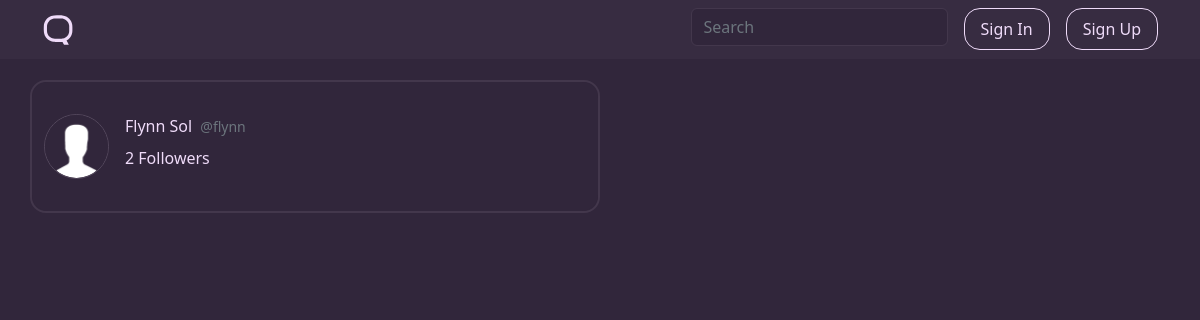
/u/Schmee/following, run on an earlier commit of the app's database.
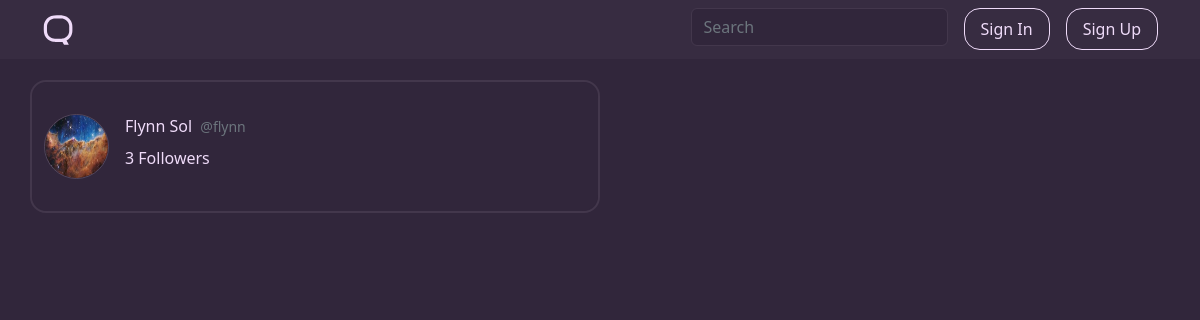
And on a later commit of the database.
### qwippit/models.py (models this page shows, shortened)
class User(db.Model, UserMixin):
    id = db.Column(db.Integer, primary_key=True)
    username = db.Column(db.String(16), unique=True, nullable=False)
    displayname = db.Column(db.String(20), nullable=False)
    email = db.Column(db.String(120), unique=True, nullable=False)
    bio = db.Column(db.String(256))
    image_file = db.Column(db.String(20), nullable=False, default='default.png')
    banner_file = db.Column(db.String(20), nullable=False, default='default.png')
    password = db.Column(db.String(60), nullable=False)
    emailverified = db.Column(db.Boolean(), nullable=False, default=False)
    following = db.relationship('User',
                                secondary=followers,
                                primaryjoin=(followers.c.follower_id == id),
                                secondaryjoin=(followers.c.followed_id == id),
                                backref=db.backref('followers', lazy='dynamic'),
                                lazy='dynamic')
    viewed_qwipps = db.relationship('Qwipp', secondary='qwippViews', backref='hasViewed')
    viewed_qwills = db.relationship('Qwill', secondary='qwillViews', backref='hasViewed')
    liked_qwipps = db.relationship('Qwipp', secondary='qwippLikes', backref='hasLiked')
    liked_qwills = db.relationship('Qwill', secondary='qwillLikes', backref='hasLiked')
    qwipps = db.relationship('Qwipp', backref='author', lazy=True)
    qwills = db.relationship('Qwill', backref='author', lazy=True)
    like_notifications = db.Column(db.Boolean(), nullable=False, default=True)
    follow_notifications = db.Column(db.Boolean(), nullable=False, default=True)
    reply_notifications = db.Column(db.Boolean(), nullable=False, default=True)

### qwippit/users/routes.py (the view)
@users.route("/u/<string:username>/following")
def user_following(username):
    user = User.query.filter(func.lower(User.username) == func.lower(username)).first_or_404()
    following = user.following
    return render_template('users/userfollowing.html', title="@" + username + " - Following", following=following)

### run.py (called while the page is built)
@app.template_filter()
def number_format(num):
    magnitude = 0
    while num >= 1000:
        num = float('{:.3g}'.format(num))
        magnitude += 1
        num /= 1000.0
    formatted_num = '{:,.1f}'.format(num) if 1000 <= num < 10000 else '{:f}'.format(num)
    return '{}{}'.format(formatted_num.rstrip('0').rstrip('.'), ['', 'K', 'M', 'B', 'T'][magnitude])

### qwippit/templates/users/userfollowing.html (shortened to what this page needs)
{% extends "main/layout.html" %}
{% block content %}
    <div class="following">
        {% if following.count() == 0 %}
            <article class="row content-section-only-empty user-feed">
                <div class="d-flex media">
                    <div class="col-lg d-flex justify-content-center">
                        <div class="media-body">
                            <div class="empty-user-header">
                                <h4>This user isn't following anyone.</h4>
                            </div>
                        </div>
                    </div>
                </div>
            </article>
        {% else %}
            {% for user in following %}
                {% if loop.length == 1 %}
                    <article onclick="location.href='{{ url_for('users.profile', username=user.username) }}'" class="row content-section-only user-feed">
                {% elif loop.last %}
                    <article onclick="location.href='{{ url_for('users.profile', username=user.username) }}'" class="row content-section-last user-feed-last">
                {% else %}
                    <article onclick="location.href='{{ url_for('users.profile', username=user.username) }}'" class="row content-section user-feed">
                {% endif %}
                    <div class="d-flex media">
                        <div class="col-lg d-flex">
                            <img class="me-3 rounded-circle border border-highlight" width="65px" height="65px" src="{{ url_for('static', filename='profile_pics/' + user.image_file) }}">
                            <div class="media-body">
                                <div class="article-metadata mb-2">
                                    <a class="author-link me-1" href="{{ url_for('users.profile', username=user.username) }}">{{ user.displayname }}</a>
                                    <small class="text-muted">@{{ user.username }}</small>
                                </div>
                                <div class="followers-following mt-2">
                                    <div class="followers">
                                        {% if user.followers.count() == 1 %}
                                            <a href="{{ url_for('users.user_followers', username=user.username) }}" class="main-font" id="user-followers-{{ user.id }}">{{ user.followers.count() | number_format }} Follower</a>
                                        {% else %}
                                            <a href="{{ url_for('users.user_followers', username=user.username) }}" class="main-font" id="user-followers-{{ user.id }}">{{ user.followers.count() | number_format }} Followers</a>
                                        {% endif %}
                                    </div>
                                </div>
                            </div>
                        </div>
                        {% if request.MOBILE %}
                            <div class="follow col-sm ms-4 mt-4" style="text-align: right;">
                        {% else %}
                            <div class="follow col-sm mt-4" style="text-align: right;">
                        {% endif %}
                        </div>
                    </div>
                </article>
            {% endfor %}
        {% endif %}
    </div>
{% endblock content %}

What changed in the data, as far as the page shows it:
changed User "Flynn Sol": image_file: picture added in place of a placeholder; followers.count|number_format "2" → "3"
